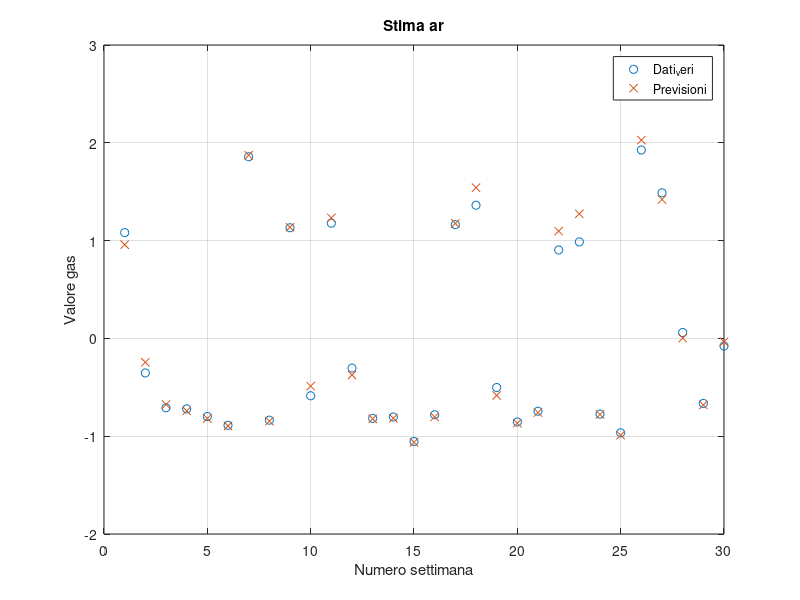
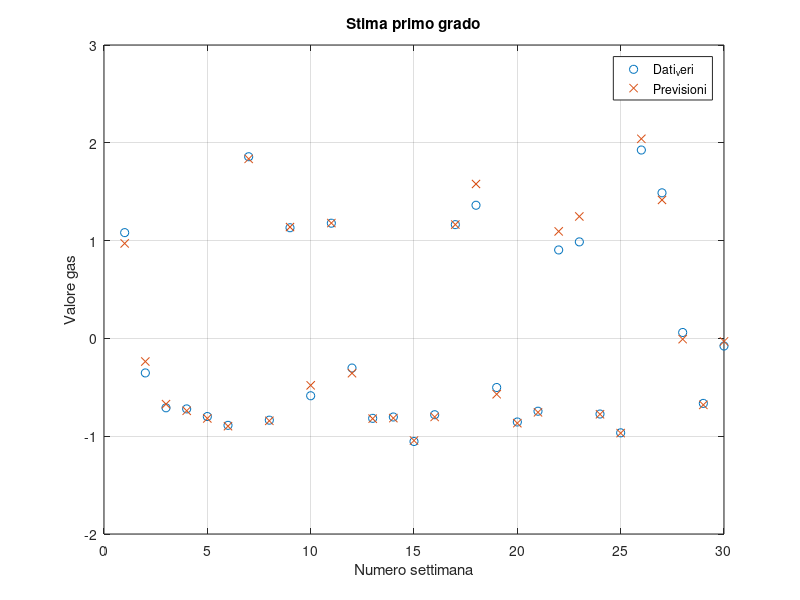
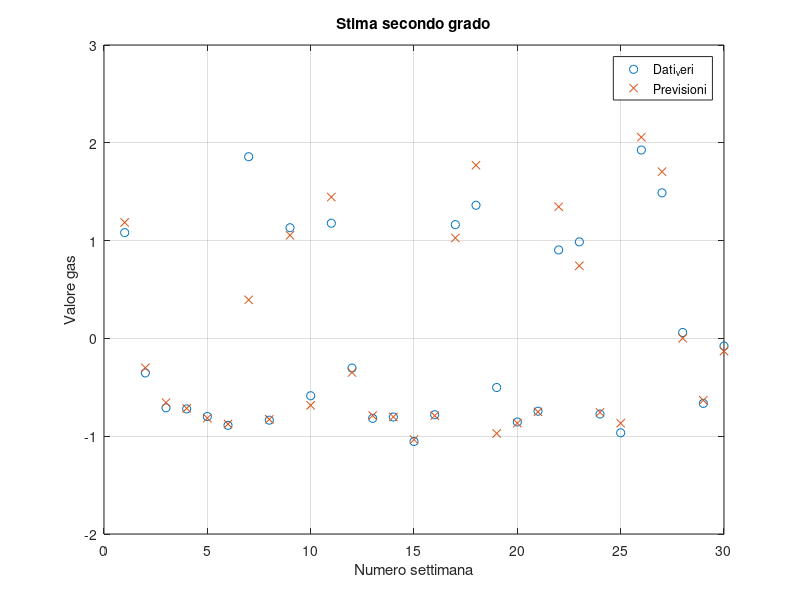
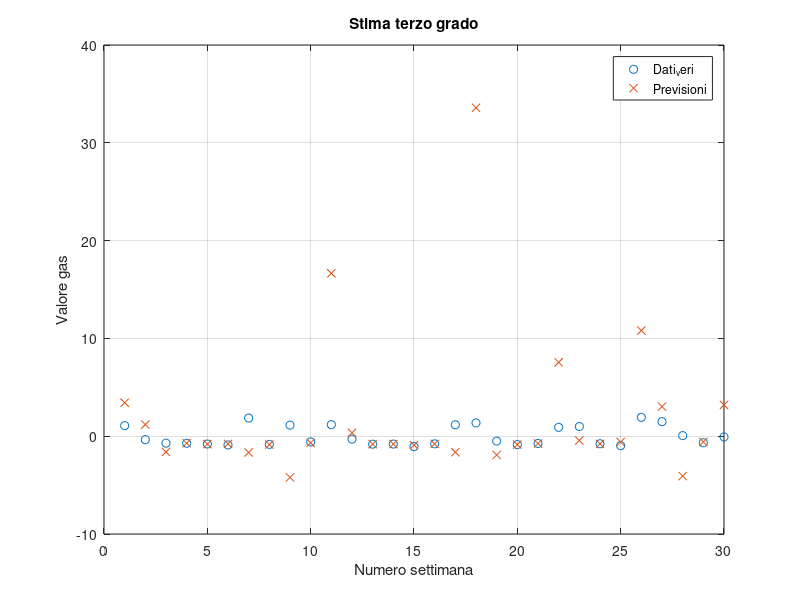

Here is the MATLAB script that generated these plots, in order:
clc 
clear
close all 

load outputIdentificazione.mat
load deviazione.mat
load media.mat
load inputIdentificazione.mat

load outputValidazione.mat
load inputValidazione.mat
%%
[row_identificazione, column_identificazione] = size(inputIdentificazione);
[row_validazione, column_validazione] = size(outputValidazione);

numeroSettimaneDellaPhi = row_identificazione;
numeroVariabili = 7; % ovvero 7 giorni

%% blocco da 1
gradoDesiderato = 2;
phi_blocchiDaUno_2grado = ones(numeroSettimaneDellaPhi, numeroVariabili * gradoDesiderato);
phi_linear = [ones(row_identificazione, 1), inputIdentificazione];

k = 1;
for i= 1 : gradoDesiderato % la i serve a fare le potenze
    for j= 1 : numeroVariabili % mi aiuta a tener conto delle posizioni
        vect = phi_linear(:, j+1); % il +1 esclude il primo vettore di soli uni
        phi_blocchiDaUno_2grado(:, k) = vect.^i;
        k = k + 1;
    end
end

%% blocco da 2 pari

phi_bloccoDaDuePrimo_2grado = ones(numeroSettimaneDellaPhi,1); % giusto per ricordarmi che sono tot settimane
vect = 0;
k = 1;
for i= 1 : numeroVariabili
    for j= i+1 : numeroVariabili
        for z= 2: gradoDesiderato 
            if(mod(z, 2) == 0)
                vect = (phi_linear(:, i+1).^(z/2)).* phi_linear(:, j+1).^(z/2); 
                phi_bloccoDaDuePrimo_2grado(:, k) = vect;
                k = k+1;
            end
        end
    end
end

%% blocco da 1 
gradoDesiderato = 3;

phi_blocchiDaUno_3grado = ones(numeroSettimaneDellaPhi, numeroVariabili * gradoDesiderato);

numeroVariabili = 7; % ovvero 7 variabili

k = 1;
for i= 1 : gradoDesiderato % la i serve a fare le potenze
    for j= 1 : numeroVariabili % mi aiuta a tener conto delle posizioni
        vect = phi_linear(:, j+1); % il +1 esclude il primo vettore di soli uni
        phi_blocchiDaUno_3grado(:, k) = vect.^i;
        k = k + 1;
    end
end

%% blocco da 2 pari

phi_bloccoDaDuePrimo_3grado = ones(numeroSettimaneDellaPhi,1); % giusto per ricordarmi che sono tot settimane
vect = 0;
k = 1;
for i= 1 : numeroVariabili
    for j= i+1 : numeroVariabili
        for z= 2: gradoDesiderato 
            if(mod(z, 2) == 0)
                vect = (phi_linear(:, i+1).^(z/2)).* phi_linear(:, j+1).^(z/2); 
                phi_bloccoDaDuePrimo_3grado(:, k) = vect;
                k = k+1;
            end
        end
    end
end

%% blocco da 2 dispari

phi_bloccoDaDueSecondo_3grado = ones(numeroSettimaneDellaPhi, 1);
c = 1;
for a= 1 : numeroVariabili
    for b= 1 : numeroVariabili
        if(a ~= b)
           for k= 1 : gradoDesiderato % da controllare con un if
                for j= k+1 : gradoDesiderato
                    %disp(j)
                    if(k+j <= gradoDesiderato)
                        vect = (phi_linear(:, a).^j).* phi_linear(:, b).^ k;
                        phi_bloccoDaDueSecondo_3grado(:, c) = vect;
                        c = c + 1;
                    end
                end
           end
        end
    end
end

phi_bloccoDaDue_3grado = [phi_bloccoDaDuePrimo_3grado, phi_bloccoDaDueSecondo_3grado];

%% blocco da 3

phi_bloccoDaTrePrimo_3grado = ones(numeroSettimaneDellaPhi,1); % giusto per ricordarmi che sono tot settimane
vect = 0;
k = 1;
for a= 1 : numeroVariabili
    for b= a+1 : numeroVariabili
        for c= b+1 : numeroVariabili
           
            for z= 3: gradoDesiderato 
                if(mod(z, 3) == 0)
                    vect = (phi_linear(:, a+1).^(z/3)).* (phi_linear(:, b+1).^(z/3)).* phi_linear(:, c+1).^(z/3); 
                    phi_bloccoDaTrePrimo_3grado(:, k) = vect;
                    k = k+1;
                end
            end
            
        end
    end
end

%% blocco da 1 validazione
gradoDesiderato = 2;
phi_blocchiDaUno_2grado_val = ones(row_validazione, numeroVariabili * gradoDesiderato);

numeroVariabili = 7; % ovvero 7 variabili
phi_linear = [ones(row_validazione, 1), inputValidazione];

k = 1;
for i= 1 : gradoDesiderato % la i serve a fare le potenze
    for j= 1 : numeroVariabili % mi aiuta a tener conto delle posizioni
        vect = phi_linear(:, j+1); % il +1 esclude il primo vettore di soli uni
        phi_blocchiDaUno_2grado_val(:, k) = vect.^i;
        k = k + 1;
    end
end

%% blocco da 2 pari validazione

phi_bloccoDaDuePrimo_2grado_val = ones(row_validazione,1); % giusto per ricordarmi che sono tot settimane
vect = 0;
k = 1;
for i= 1 : numeroVariabili
    for j= i+1 : numeroVariabili
        for z= 2: gradoDesiderato 
            if(mod(z, 2) == 0)
                vect = (phi_linear(:, i+1).^(z/2)).* phi_linear(:, j+1).^(z/2); 
                phi_bloccoDaDuePrimo_2grado_val(:, k) = vect;
                k = k+1;
            end
        end
    end
end

%% blocco da 1 validazione
gradoDesiderato = 3;

numeroVariabili = 7; % ovvero 7 variabili
phi_linear = [ones(row_validazione, 1), inputValidazione];
phi_blocchiDaUno_3grado_val = ones(row_validazione, numeroVariabili * gradoDesiderato);

k = 1;
for i= 1 : gradoDesiderato % la i serve a fare le potenze
    for j= 1 : numeroVariabili % mi aiuta a tener conto delle posizioni
        vect = phi_linear(:, j+1); % il +1 esclude il primo vettore di soli uni
        phi_blocchiDaUno_3grado_val(:, k) = vect.^i;
        k = k + 1;
    end
end

%% blocco da 2 pari validazione

phi_bloccoDaDuePrimo_3grado_val = ones(row_validazione,1); % giusto per ricordarmi che sono tot settimane
vect = 0;
k = 1;
for i= 1 : numeroVariabili
    for j= i+1 : numeroVariabili
        for z= 2: gradoDesiderato 
            if(mod(z, 2) == 0)
                vect = (phi_linear(:, i+1).^(z/2)).* phi_linear(:, j+1).^(z/2); 
                phi_bloccoDaDuePrimo_3grado_val(:, k) = vect;
                k = k+1;
            end
        end
    end
end

%% blocco da 2 dispari validazione

phi_bloccoDaDueSecondo_3grado_val = ones(row_validazione, 1);
c = 1;
contatore = 0;
for a= 1 : numeroVariabili
    for b= 1 : numeroVariabili
        if(a ~= b)
           for k= 1 : gradoDesiderato % da controllare con un if
                for j= k+1 : gradoDesiderato
                    %disp(j)
                    if(k+j <= gradoDesiderato)
                        vect = (phi_linear(:, a).^j).* phi_linear(:, b).^ k;
                        phi_bloccoDaDueSecondo_3grado_val(:, c) = vect;
                        c = c + 1;
                        contatore = contatore + 1;
                    end
                end
           end
        end
    end
end
disp(contatore)
phi_bloccoDaDue_3grado_val = [phi_bloccoDaDuePrimo_3grado_val, phi_bloccoDaDueSecondo_3grado_val];

%% blocco da 3 validazione

phi_bloccoDaTrePrimo_3grado_val = ones(row_validazione,1); % giusto per ricordarmi che sono tot settimane
vect = 0;
k = 1;
for a= 1 : numeroVariabili
    for b= a+1 : numeroVariabili
        for c= b+1 : numeroVariabili
           
            for z= 3: gradoDesiderato 
                if(mod(z, 3) == 0)
                    vect = (phi_linear(:, a+1).^(z/3)).* (phi_linear(:, b+1).^(z/3)).* phi_linear(:, c+1).^(z/3); 
                    phi_bloccoDaTrePrimo_3grado_val(:, k) = vect;
                    k = k+1;
                end
            end
            
        end
    end
end


%%

X_vect_val = 1:row_validazione;

phi_validazione_ar = inputValidazione;
phi_validazione_1 = [ones(row_validazione, 1), inputValidazione];
phi_validazione_2 = [ones(row_validazione, 1), phi_blocchiDaUno_2grado_val, phi_bloccoDaDuePrimo_2grado_val];
phi_validazione_3 = [ones(row_validazione, 1), phi_blocchiDaUno_3grado_val, phi_bloccoDaDue_3grado_val, phi_bloccoDaTrePrimo_3grado_val];

phi_linear_ar = inputIdentificazione;
phi_linear_1 = [ones(row_identificazione, 1), inputIdentificazione];
phi_linear_2 = [ones(row_identificazione, 1), phi_blocchiDaUno_2grado, phi_bloccoDaDuePrimo_2grado];
phi_linear_3 = [ones(row_identificazione, 1), phi_blocchiDaUno_3grado, phi_bloccoDaDue_3grado, phi_bloccoDaTrePrimo_3grado];

[theta_ar, std_ar] = lscov(phi_linear_ar, outputIdentificazione);
[theta_1, std_1] = lscov(phi_linear_1, outputIdentificazione);
[theta_2, std_2] = lscov(phi_linear_2, outputIdentificazione);
[theta_3, std_3] = lscov(phi_linear_3, outputIdentificazione);

model_gasST_group = [theta_1, std_1];

ordinataStimata_ar = phi_validazione_ar * theta_ar;
ordinataStimata_1 = phi_validazione_1 * theta_1;
ordinataStimata_2 = phi_validazione_2 * theta_2;
ordinataStimata_3 = phi_validazione_3 * theta_3;

figure(1)
plot(X_vect_val, outputValidazione, 'o');
hold on
grid on
plot(X_vect_val, ordinataStimata_ar, 'x');
legend('Dati_veri', 'Previsioni')
title('Stima ar')
xlabel('Numero settimana')
ylabel('Valore gas')

figure(2)
xlabel('Numero settimana')
ylabel('Valore gas')
plot(X_vect_val, outputValidazione, 'o');
hold on
grid on
plot(X_vect_val, ordinataStimata_1, 'x');
legend('Dati_veri', 'Previsioni')
title('Stima primo grado')
xlabel('Numero settimana')
ylabel('Valore gas')

figure(3)
plot(X_vect_val, outputValidazione, 'o');
hold on
grid on
plot(X_vect_val, ordinataStimata_2, 'x');
legend('Dati_veri', 'Previsioni')
title('Stima secondo grado')
xlabel('Numero settimana')
ylabel('Valore gas')

figure(4)
plot(X_vect_val, outputValidazione, 'o');
hold on
grid on
plot(X_vect_val, ordinataStimata_3, 'x');
legend('Dati_veri', 'Previsioni')
title('Stima terzo grado')
xlabel('Numero settimana')
ylabel('Valore gas')

%% calcolo dei vari SSR ed MSE in identificazione
ordinataIdentificazione_ar = phi_linear_ar * theta_ar;
ordinataIdentificazione_1 = phi_linear_1 * theta_1;
ordinataIdentificazione_2 = phi_linear_2 * theta_2;
ordinataIdentificazione_3 = phi_linear_3 * theta_3;

residui_ar_identificazione = outputIdentificazione  - ordinataIdentificazione_ar; 
residui_1_identificazione = outputIdentificazione  - ordinataIdentificazione_1;
residui_2_identificazione = outputIdentificazione  - ordinataIdentificazione_2;
residui_3_identificazione = outputIdentificazione  - ordinataIdentificazione_3;

SSR_ar_identificazione = sum(residui_ar_identificazione.^2);
SSR_1_identificazione = sum(residui_1_identificazione.^2);
SSR_2_identificazione = sum(residui_2_identificazione.^2);
SSR_3_identificazione = sum(residui_3_identificazione.^2);

%% calcolo dei vari SSR ed MSE in validazione

residui_ar = outputValidazione - ordinataStimata_ar;
residui_quadrato_ar = residui_ar.^2;
SSR_ar = sum(residui_quadrato_ar);

residui_1 = outputValidazione - ordinataStimata_1;
residui_quadrato_1 = residui_1.^2;
SSR_1 = sum(residui_quadrato_1);
 
residui_2 = outputValidazione - ordinataStimata_2;
residui_quadrato_2 = residui_2.^2;
SSR_2 = sum(residui_quadrato_2);

residui_3 = outputValidazione - ordinataStimata_3;
residui_quadrato_3 = residui_3.^2;
SSR_3 = sum(residui_quadrato_3);

residui_ar_max = max(abs(residui_ar));
residui_1_max = max(abs(residui_1));
residui_2_max = max(abs(residui_2));
residui_3_max = max(abs(residui_3));

diff = outputValidazione - ordinataStimata_ar;
MSE_ar = mean(diff.^2);
diff = outputValidazione - ordinataStimata_1;
MSE_1 = mean(diff.^2);
diff = outputValidazione - ordinataStimata_2;
MSE_2 = mean(diff.^2);
diff = outputValidazione - ordinataStimata_3;
MSE_3 = mean(diff.^2);

%% intervalli di confidenza

[row_theta, column_theta] = size(theta_1);
n_meno_q = row_identificazione - row_theta;

t_critic = tinv(0.95, n_meno_q);

confInt = [(theta_1 - t_critic * std_1), (theta_1 + t_critic * std_1)];
